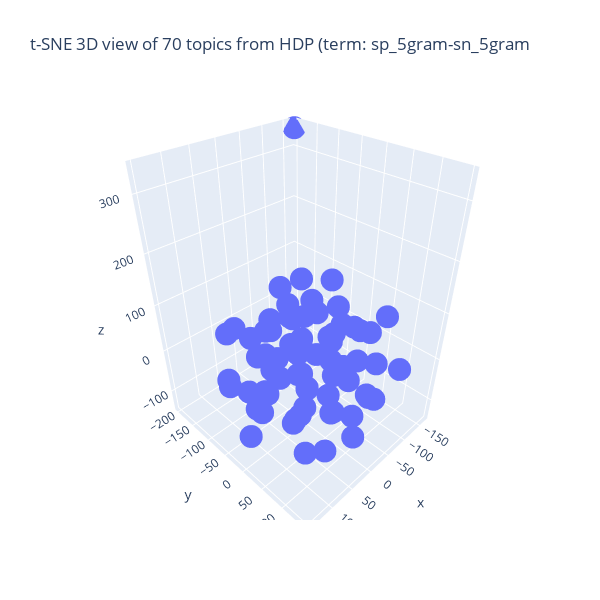

This figure's notebook cell:
### Code cell
## tSNE の結果の可視化 (3D)
import numpy as np
import plotly.graph_objects as go

## 図の大きさを決める
X = pair_top_tsne_3d_fitted[:,0] # 次元 1
Y = pair_top_tsne_3d_fitted[:,1] # 次元 2
Z = pair_top_tsne_3d_fitted[:,2] # 次元 3
fig = go.Figure(data = [go.Scatter3d(x = X, y = Y, z = Z, mode = 'markers')])

## 3D 散布図にラベルを追加する処理は未実装
#method = "HDP" if use_HDP else "LDA"
fig.update_layout(autosize = False, width = 600, height = 600,
                 title = f"t-SNE 3D view of {n_topics} topics from {method_name} (term: {sp_term_type}-{sn_term_type}")
fig.show()
